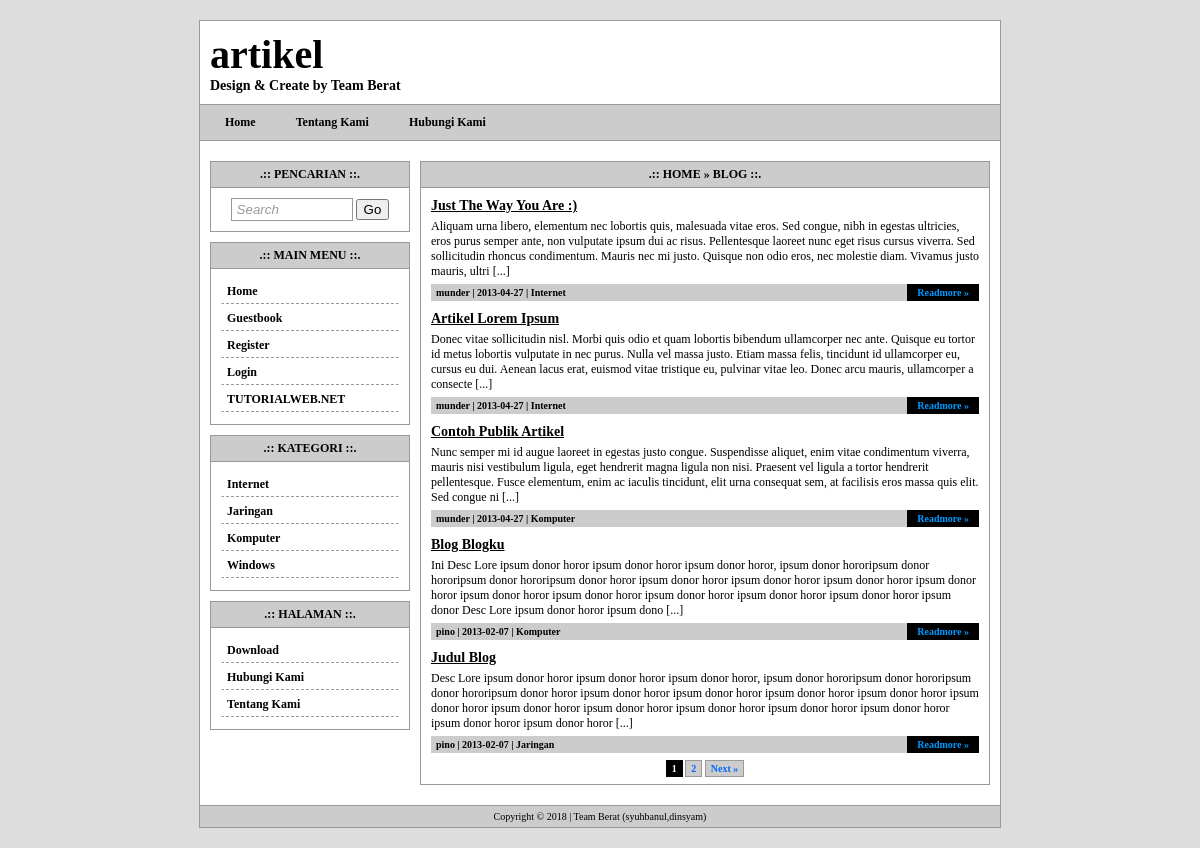
The page / on the database its author committed.
### tables this page shows
CREATE TABLE `tw_page` (
  `page_id` int(11) NOT NULL auto_increment,
  `page_user` varchar(32) NOT NULL,
  `page_date` date NOT NULL,
  `page_title` varchar(255) NOT NULL,
  `page_body` text NOT NULL,
  `page_top` int(2) NOT NULL,
  PRIMARY KEY  (`page_id`)
);

CREATE TABLE `tw_category` (
  `cat_id` int(11) NOT NULL auto_increment,
  `cat_name` varchar(32) NOT NULL,
  PRIMARY KEY  (`cat_id`)
);

CREATE TABLE `tw_blog` (
  `blog_id` int(11) NOT NULL auto_increment,
  `blog_user` varchar(32) NOT NULL,
  `blog_cat_id` int(11) NOT NULL,
  `blog_date` date NOT NULL,
  `blog_title` varchar(255) NOT NULL,
  `blog_body` text NOT NULL,
  PRIMARY KEY  (`blog_id`)
);

### index.php (the view, shortened to what this page needs)
<?php
include'template/overall/header.php';
echo '<div class="content-title">.:: Home &raquo; Blog ::.</div>';
echo '<div class="content-body">';
$dataPerPage = 5;
if(isset($_GET['page'])){
	$noPage = $_GET['page'];
}else{
	$noPage = 1;
}
$offset = ($noPage - 1) * $dataPerPage;
$sql = mysqli_query($koneksi, "SELECT * FROM tw_blog ORDER BY blog_id DESC LIMIT $offset, $dataPerPage");
if(mysqli_num_rows($sql) == 0){
	echo 'Blank...!';
}else{
	while($data = mysqli_fetch_assoc($sql)){
		$cat_id = $data['blog_cat_id'];
		$cat = mysqli_query($koneksi, "SELECT * FROM tw_category WHERE cat_id='$cat_id'");
		$data_cat = mysqli_fetch_assoc($cat);
		echo '<div id="blog">';
		echo '<div class="blog-title">'.$data['blog_title'].'</div>';
		echo '<div class="blog-desc">'.substr($data['blog_body'],0,350).' [...]</div>';
		echo '<div class="blog-info">';
		echo $data['blog_user'].' | '.$data['blog_date'].' | '.$data_cat['cat_name'];
		echo '<a class="more" href="single.php?id='.$data['blog_id'].'">Readmore &raquo;</a>';
		echo '</div>';
		echo '</div>';
	}
	$query = "SELECT COUNT(blog_id) AS jumData FROM tw_blog";
	$hasil = mysqli_query($koneksi, $query);
	$row = mysqli_fetch_array($hasil);
	$jumData = $row['jumData'];
	$jumPage = ceil($jumData/$dataPerPage);
	echo '<div class="paging">';
	for($page = 1; $page <= $jumPage; $page++){
		if ((($page >= $noPage - 3) && ($page <= $noPage + 3)) || ($page == 1) || ($page == $jumPage)){
			if ($page == $noPage) echo " <b>".$page."</b> ";
			else echo " <a href='".$_SERVER['PHP_SELF']."?page=".$page."'>".$page."</a> ";
		 }
	}
	if ($noPage < $jumPage) echo "<a href='".$_SERVER['PHP_SELF']."?page=".($noPage+1)."'>Next &raquo;</a>";
	echo '</div>';
}
echo '</div>';
include'template/overall/footer.php';
?>

### template/overall/header.php (shortened to what this page needs)
<?php
include 'config.php';
?>
<!DOCTYPE html PUBLIC "-//W3C//DTD XHTML 1.0 Transitional//EN" "http://www.w3.org/TR/xhtml1/DTD/xhtml1-transitional.dtd">
<html xmlns="http://www.w3.org/1999/xhtml">
<head>
    <?php include'template/head.php'; ?>
</head>
<body>
	<div id="container">
        <div id="header">
        	<?php include'template/header.php'; ?>
        </div>
        <div id="menu">
        	<?php include'template/menu.php'; ?>
        </div>
        <?php include'template/widget.php'; ?>
        <div id="content">

### template/head.php (shortened to what this page needs)
<link rel="stylesheet" type="text/css" href="style.css">

### template/header.php
<h1 class="title">artikel</h1>
<div class="desc">Design & Create by Team Berat</div>

### template/menu.php
<?php
$sql = mysqli_query($koneksi, "SELECT * FROM tw_page WHERE page_top=1 ORDER BY page_id ASC");
if(mysqli_num_rows($sql) != 0){
	echo '<a href="index.php">Home</a>';
	while($data = mysqli_fetch_assoc($sql)){
		echo '<a href="page.php?id='.$data['page_id'].'">'.$data['page_title'].'</a>';
	}
}
?>

### template/widget.php (shortened to what this page needs)
<div id="widget">
	<?php include'template/widget/search.php'; ?>
    <?php include'template/widget/mainmenu.php'; ?>
	<?php include'template/widget/category.php'; ?>
    <?php include'template/widget/page.php'; ?>
</div>

### template/widget/search.php
<div class="widget-title">.:: Pencarian ::.</div>
<div class="widget-body">
    <form action="search.php" method="get" class="search">
    	<input type="text" name="keyword" value="Search" />
        <input type="submit" value="Go" />
    </form>
</div>

### template/widget/mainmenu.php
<div class="widget-title">.:: Main Menu ::.</div>
<div class="widget-body">
	<?php
	if($_SESSION['user_login']){
		echo '<a class="menu" href="index.php">Home</a>';
		echo '<a class="menu" href="guestbook.php">Guestbook</a>';
		echo '<a class="menu" href="http://tutorialweb.net" target="_blank">TUTORIALWEB.NET</a>';
	}else{
		echo '<a class="menu" href="index.php">Home</a>';
		echo '<a class="menu" href="guestbook.php">Guestbook</a>';
		echo '<a class="menu" href="register.php">Register</a>';
		echo '<a class="menu" href="login.php">Login</a>';
		echo '<a class="menu" href="http://tutorialweb.net" target="_blank">TUTORIALWEB.NET</a>';
	}
	?>
</div>

### template/widget/category.php
<div class="widget-title">.:: Kategori ::.</div>
<div class="widget-body">
    <?php
	$sql = mysqli_query($koneksi, "SELECT * FROM tw_category ORDER BY cat_name ASC");
	if(mysqli_num_rows($sql) != 0){
		while($data = mysqli_fetch_assoc($sql)){
			echo '<a class="menu" href="category.php?id='.$data['cat_id'].'">'.$data['cat_name'].'</a>';
		}
	}
	?>
</div>

### template/widget/page.php
<div class="widget-title">.:: Halaman ::.</div>
<div class="widget-body">
    <?php
	$sql = mysqli_query($koneksi, "SELECT * FROM tw_page ORDER BY page_title ASC");
	if(mysqli_num_rows($sql) != 0){
		while($data = mysqli_fetch_assoc($sql)){
			echo '<a class="menu" href="page.php?id='.$data['page_id'].'">'.$data['page_title'].'</a>';
		}
	}
	?>
</div>

### template/overall/footer.php (shortened to what this page needs)
        </div>
        <div id="footer">
        	<?php include'template/footer.php'; ?>
        </div>
    </div>
</body>
</html>

### template/footer.php
Copyright &copy; 2018 | Team Berat (syuhbanul,dinsyam)

### style.css (style rules this page uses)
body { font-family:tahoma; font-size:12px; background:#DDD; padding:0; margin:0; }
a { color:#0099FF; text-decoration:none; }
input[type="text"], input[type="password"], select, textarea { border:1px solid #999; padding:3px 5px; }
form.search { text-align:center; }
form.search input[type="text"] { width:110px; font-style:italic; color:#999; }
#container { width:800px; background:#FFFFFF; border:1px solid #999; margin:20px auto; }
#header { padding:10px; }
#header h1.title { font-family:Georgia, "Times New Roman", Times, serif; font-size:40px; margin:0; padding:0; }
#header .desc { font-size:14px; font-weight:bold; }
#menu { background:#CCC; padding:10px; margin-bottom:10px; border-top:1px solid #999; border-bottom:1px solid #999; }
#menu a { text-decoration:none; color:#000000; font-weight:bold; padding:3px 15px; margin-right:10px; }
#widget { width:200px; float:left; margin:10px 5px 10px 10px; }
#widget .widget-title { background:#CCC; padding:5px 10px; font-weight:bold; border:1px solid #999; text-align:center; text-transform:uppercase; }
#widget .widget-body { padding:10px; border:1px solid #999; border-top:none; margin-bottom:10px; }
#widget .widget-body a.menu { display:block; padding:4px 5px; margin-bottom:2px; border:1px solid #FFF; border-bottom:1px dashed #999; color:#000; font-weight:bold; }
#content { width:570px; float:right; margin:10px 10px 10px 5px; }
#content .content-title { background:#CCC; padding:5px 10px; font-weight:bold; border:1px solid #999; text-align:center; text-transform:uppercase; }
#content .content-body { padding:10px; border:1px solid #999; border-top:none; margin-bottom:10px; }
#content .content-body #blog { margin-bottom:10px; }
#content .content-body #blog .blog-title { font-weight:bold; font-size:14px; text-decoration:underline; }
#content .content-body #blog .blog-desc { margin:5px 0px; }
#content .content-body #blog .blog-info { background:#CCC; padding:3px 5px; font-size:10px; font-weight:bold; }
#content .content-body #blog .blog-info a.more { float:right; background:#000000; padding:3px 10px; margin-top:-3px; margin-right:-5px; }
#footer { background:#CCC; padding:5px 10px; font-size:10px; text-align:center; border-top:1px solid #999; }
.paging { text-align:center; font-size:10px; }
.paging a { border:1px solid #999; padding:2px 5px; background:#CCCCCC; color:#0066FF; font-weight:bold; }
.paging b { border:1px solid #000; padding:2px 5px; background:#000; color:#FFF; font-weight:bold; }

### rows shown on the page
tw_page: page_title "Tentang Kami"
tw_page: page_title "Hubungi Kami"
tw_category: cat_name "Internet"
tw_category: cat_name "Jaringan"
tw_category: cat_name "Komputer"
tw_category: cat_name "Windows"
tw_page: page_title "Download"
tw_blog: blog_title "Just The Way You Are :)", blog_body "Aliquam urna libero, elementum nec lobortis quis, malesuada vitae eros. Sed congue, nibh in egestas ultricies, eros purus semper ante, non vulputate ipsum dui ac risus. Pellentesque laoreet nunc eget risus cursus viverra. Sed sollicitudin rhoncus condimentum. Mauris nec mi justo. Quisque non odio eros, nec molestie diam. Vivamus justo mauris, ultri", blog_user "munder", blog_date "2013-04-27", tw_category.cat_name "Internet"
tw_blog: blog_title "Artikel Lorem Ipsum", blog_body "Donec vitae sollicitudin nisl. Morbi quis odio et quam lobortis bibendum ullamcorper nec ante. Quisque eu tortor id metus lobortis vulputate in nec purus. Nulla vel massa justo. Etiam massa felis, tincidunt id ullamcorper eu, cursus eu dui. Aenean lacus erat, euismod vitae tristique eu, pulvinar vitae leo. Donec arcu mauris, ullamcorper a consecte", blog_user "munder", blog_date "2013-04-27", tw_category.cat_name "Internet"
tw_blog: blog_title "Contoh Publik Artikel", blog_body "Nunc semper mi id augue laoreet in egestas justo congue. Suspendisse aliquet, enim vitae condimentum viverra, mauris nisi vestibulum ligula, eget hendrerit magna ligula non nisi. Praesent vel ligula a tortor hendrerit pellentesque. Fusce elementum, enim ac iaculis tincidunt, elit urna consequat sem, at facilisis eros massa quis elit. Sed congue ni", blog_user "munder", blog_date "2013-04-27", tw_category.cat_name "Komputer"
tw_blog: blog_title "Blog Blogku", blog_body "Ini Desc Lore ipsum donor horor ipsum donor horor ipsum donor horor, ipsum donor hororipsum donor hororipsum donor hororipsum donor horor ipsum donor horor ipsum donor horor ipsum donor horor ipsum donor horor ipsum donor horor ipsum donor horor ipsum donor horor ipsum donor horor ipsum donor horor ipsum donor Desc Lore ipsum donor horor ipsum dono", blog_user "pino", blog_date "2013-02-07", tw_category.cat_name "Komputer"
tw_blog: blog_title "Judul Blog", blog_body "Desc Lore ipsum donor horor ipsum donor horor ipsum donor horor, ipsum donor hororipsum donor hororipsum donor hororipsum donor horor ipsum donor horor ipsum donor horor ipsum donor horor ipsum donor horor ipsum donor horor ipsum donor horor ipsum donor horor ipsum donor horor ipsum donor horor ipsum donor horor ipsum donor horor ipsum donor horor", blog_user "pino", blog_date "2013-02-07", tw_category.cat_name "Jaringan"
